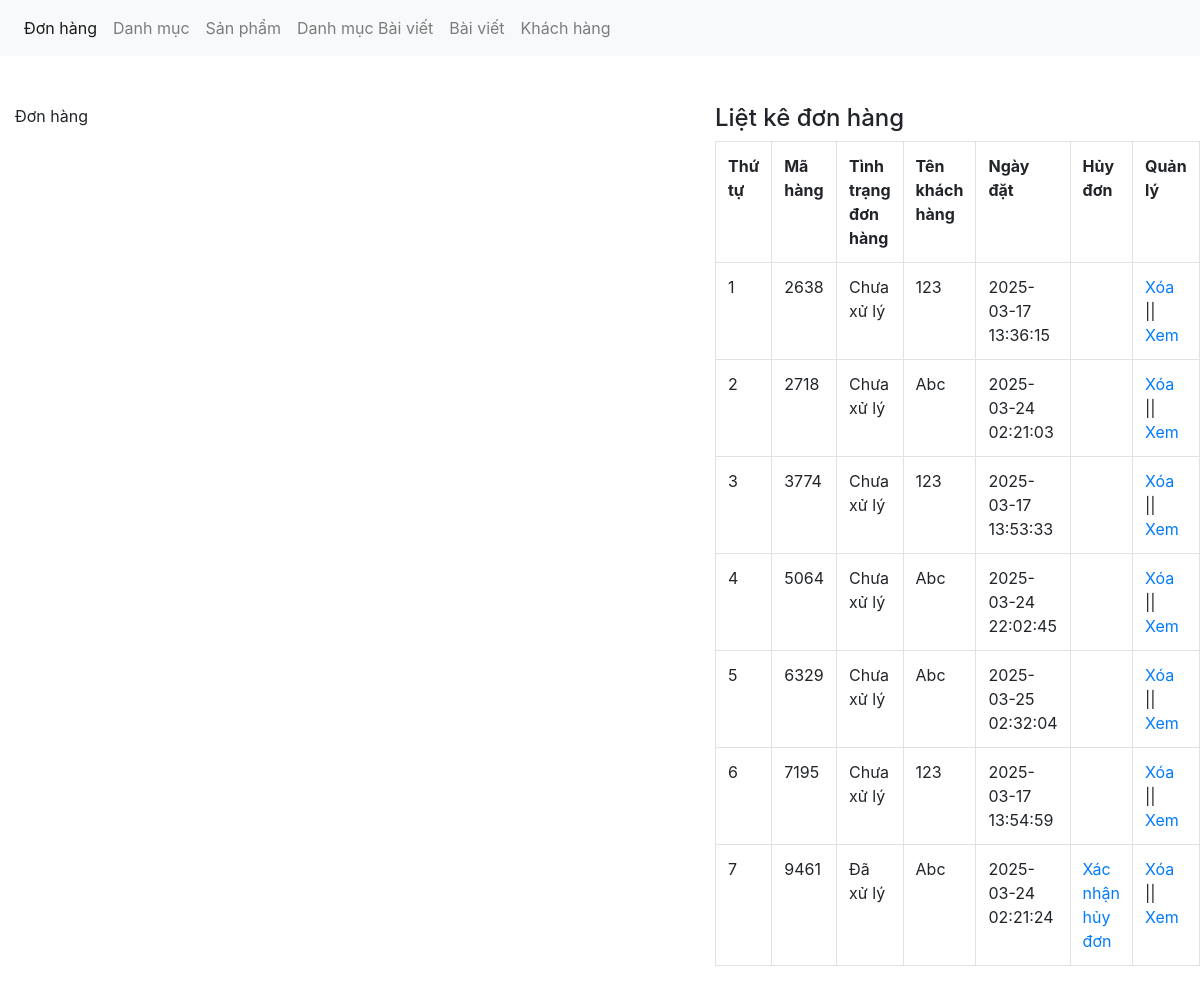
Page /admin/xulydonhang.php on the committed database.
### tables this page shows
CREATE TABLE IF NOT EXISTS `tbl_donhang` (
  `donhang_id` int NOT NULL AUTO_INCREMENT,
  `sanpham_id` int NOT NULL,
  `soluong` int NOT NULL,
  `mahang` varchar(50) NOT NULL,
  `khachhang_id` int NOT NULL,
  `ngaythang` timestamp NOT NULL DEFAULT CURRENT_TIMESTAMP ON UPDATE CURRENT_TIMESTAMP,
  `tinhtrang` int NOT NULL,
  `huydon` int NOT NULL DEFAULT '0',
  PRIMARY KEY (`donhang_id`),
  KEY `sanpham_id` (`sanpham_id`),
  KEY `khachhang_id` (`khachhang_id`)
);

CREATE TABLE IF NOT EXISTS `tbl_khachhang` (
  `khachhang_id` int NOT NULL AUTO_INCREMENT,
  `name` varchar(100) NOT NULL,
  `phone` varchar(50) NOT NULL,
  `address` varchar(200) NOT NULL,
  `email` varchar(150) NOT NULL,
  `password` varchar(100) NOT NULL,
  PRIMARY KEY (`khachhang_id`)
);

### admin/xulydonhang.php (the view, shortened to what this page needs)
<?php
	include('../db/connect.php');
?>
<!DOCTYPE html>
<html lang="en">
<head>
	<link href="../css/bootstrap.css" rel="stylesheet" type="text/css" media="all" />
</head>
<body>
	<nav class="navbar navbar-expand-lg navbar-light bg-light">
	  <div class="collapse navbar-collapse" id="navbarNav">
	    <ul class="navbar-nav">
	      <li class="nav-item active">
	        <a class="nav-link" href="xulydonhang.php">Đơn hàng <span class="sr-only">(current)</span></a>
	      </li>
	      <li class="nav-item">
	        <a class="nav-link" href="xulydanhmuc.php">Danh mục</a>
	      </li>
	      <li class="nav-item">
	        <a class="nav-link" href="xulysanpham.php">Sản phẩm</a>
	      </li>
	       <li class="nav-item">
	        <a class="nav-link" href="xulydanhmucbaiviet.php">Danh mục Bài viết</a>
	      </li>
	         <li class="nav-item">
	        <a class="nav-link" href="xulybaiviet.php">Bài viết</a>
	      </li>
	       <li class="nav-item">
	         <a class="nav-link" href="xulykhachhang.php">Khách hàng</a>
	      </li>
	    </ul>
	  </div>
	</nav><br><br>
	<div class="container-fluid">
		<div class="row">
			 <?php
			if(isset($_GET['quanly'])=='xemdonhang'){
				$mahang = $_GET['mahang'];
				$sql_chitiet = mysqli_query($con,"SELECT * FROM tbl_donhang,tbl_sanpham WHERE tbl_donhang.sanpham_id=tbl_sanpham.sanpham_id AND tbl_donhang.mahang='$mahang'");
				?>
				<div class="col-md-7">
				<p>Xem chi tiết đơn hàng</p>
			<form action="" method="POST">
				<table class="table table-bordered ">
					<tr>
						<th>Thứ tự</th>
						<th>Mã hàng</th>
						<th>Tên sản phẩm</th>
						<th>Số lượng</th>
						<th>Giá</th>
						<th>Tổng tiền</th>
						<th>Ngày đặt</th>
					</tr>
					<?php
					$i = 0;
					while($row_donhang = mysqli_fetch_array($sql_chitiet)){
						$i++;
					?>
					<tr>
						<td><?php echo $i; ?></td>
						<td><?php echo $row_donhang['mahang']; ?></td>
						<td><?php echo $row_donhang['sanpham_name']; ?></td>
						<td><?php echo $row_donhang['soluong']; ?></td>
						<td><?php echo $row_donhang['sanpham_giakhuyenmai']; ?></td>
						<td><?php echo number_format($row_donhang['soluong']*$row_donhang['sanpham_giakhuyenmai']).'vnđ'; ?></td>
						<td><?php echo $row_donhang['ngaythang'] ?></td>
						<input type="hidden" name="mahang_xuly" value="<?php echo $row_donhang['mahang'] ?>">
					</tr>
					 <?php
					}
					?>
				</table>
				<select class="form-control" name="xuly">
					<option value="1">Đã xử lý | Giao hàng</option>
					<option value="0">Chưa xử lý</option>
				</select><br>
				<input type="submit" value="Cập nhật đơn hàng" name="capnhatdonhang" class="btn btn-success">
			</form>
				</div>
			<?php
			}else{
				?>
				<div class="col-md-7">
					<p>Đơn hàng</p>
				</div>
				<?php
			}
				?>
			<div class="col-md-5">
				<h4>Liệt kê đơn hàng</h4>
				<?php
				$sql_select = mysqli_query($con,"SELECT * FROM tbl_sanpham,tbl_khachhang,tbl_donhang WHERE tbl_donhang.sanpham_id=tbl_sanpham.sanpham_id AND tbl_donhang.khachhang_id=tbl_khachhang.khachhang_id GROUP BY mahang ");
				?>
				<table class="table table-bordered ">
					<tr>
						<th>Thứ tự</th>
						<th>Mã hàng</th>
						<th>Tình trạng đơn hàng</th>
						<th>Tên khách hàng</th>
						<th>Ngày đặt</th>
						<th>Hủy đơn</th>
						<th>Quản lý</th>
					</tr>
					<?php
					$i = 0;
					while($row_donhang = mysqli_fetch_array($sql_select)){
						$i++;
					?>
					<tr>
						<td><?php echo $i; ?></td>
						<td><?php echo $row_donhang['mahang']; ?></td>
						<td><?php
							if($row_donhang['tinhtrang']==0){
								echo 'Chưa xử lý';
							}else{
								echo 'Đã xử lý';
							}
						?></td>
						<td><?php echo $row_donhang['name']; ?></td>
						<td><?php echo $row_donhang['ngaythang'] ?></td>
						<td><?php if($row_donhang['huydon']==0){ }elseif($row_donhang['huydon']==1){
							echo '<a href="xulydonhang.php?quanly=xemdonhang&mahang='.$row_donhang['mahang'].'&xacnhanhuy=2">Xác nhận hủy đơn</a>';
						}else{
							echo 'Đã hủy';
						}
						?></td>
						<td><a href="?xoadonhang=<?php echo $row_donhang['mahang'] ?>">Xóa</a> || <a href="?quanly=xemdonhang&mahang=<?php echo $row_donhang['mahang'] ?>">Xem </a></td>
					</tr>
					 <?php
					}
					?>
				</table>
			</div>
		</div>
	</div>
</body>
</html>

### rows in the picture
tbl_donhang: mahang "2638", tinhtrang "Chưa xử lý", khachhang.name "123", ngaythang "2025-03-17 13:36:15"
tbl_donhang: mahang "2718", tinhtrang "Chưa xử lý", khachhang.name "Abc", ngaythang "2025-03-24 02:21:03"
tbl_donhang: mahang "3774", tinhtrang "Chưa xử lý", khachhang.name "123", ngaythang "2025-03-17 13:53:33"
tbl_donhang: mahang "5064", tinhtrang "Chưa xử lý", khachhang.name "Abc", ngaythang "2025-03-24 22:02:45"
tbl_donhang: mahang "6329", tinhtrang "Chưa xử lý", khachhang.name "Abc", ngaythang "2025-03-25 02:32:04"
tbl_donhang: mahang "7195", tinhtrang "Chưa xử lý", khachhang.name "123", ngaythang "2025-03-17 13:54:59"
tbl_donhang: mahang "9461", tinhtrang "Đã xử lý", khachhang.name "Abc", ngaythang "2025-03-24 02:21:24"
